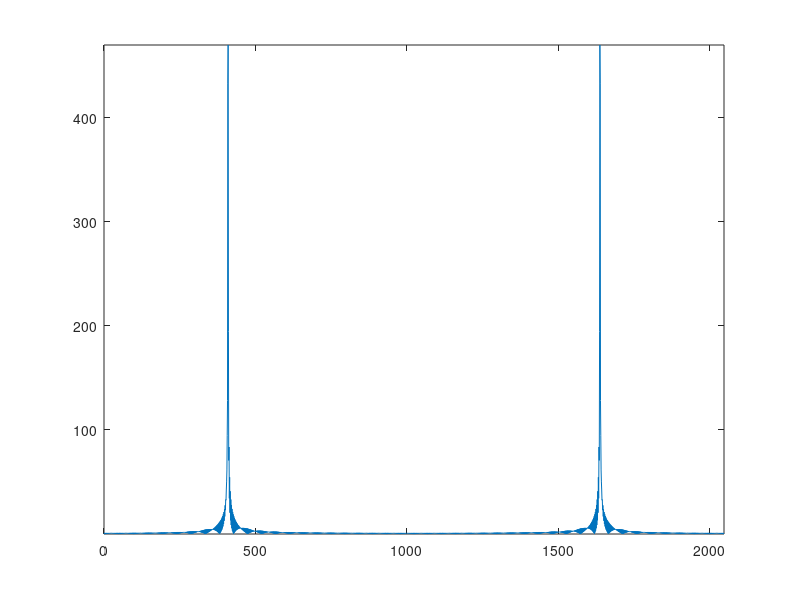

MATLAB code to generate this figure:
f_0 = 20;
f_s = 100;

fft_size = 2^11;
n = 0:1:1000;
x_axis = 0:1:(fft_size - 1);

signal = cos(2*pi*f_0 / f_s * n);
fft_signal = fft(signal, fft_size);
abs_fft_signal = abs(fft_signal);

plot(x_axis, abs_fft_signal);
axis([0 fft_size -inf inf]);